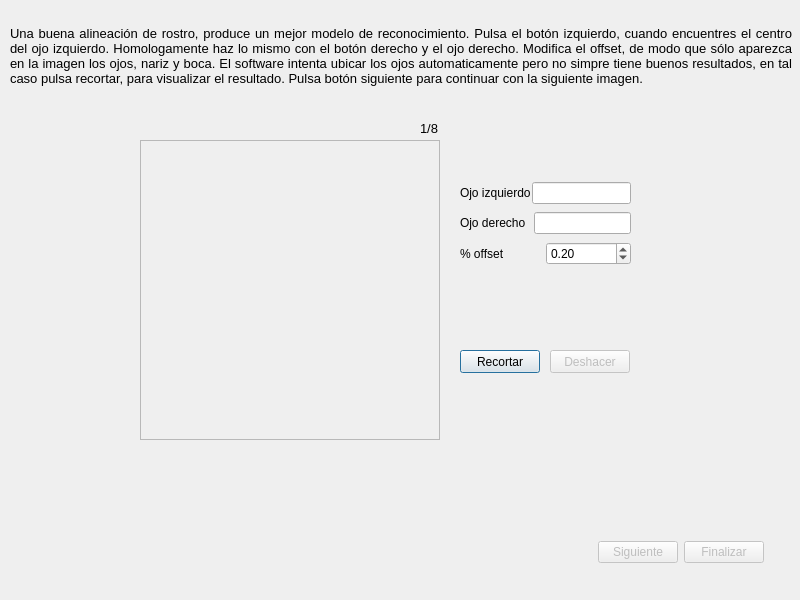
<?xml version="1.0" encoding="UTF-8"?>
<ui version="4.0">
 <class>agregar_usur_finalizar</class>
 <widget class="QDialog" name="agregar_usur_finalizar">
  <property name="geometry">
   <rect>
    <x>0</x>
    <y>0</y>
    <width>800</width>
    <height>600</height>
   </rect>
  </property>
  <property name="windowTitle">
   <string>Asistente para agregar nuevo usuario</string>
  </property>
  <property name="toolTip">
   <string/>
  </property>
  <property name="whatsThis">
   <string/>
  </property>
  <widget class="QLabel" name="Lbl_imagenDisplay">
   <property name="geometry">
    <rect>
     <x>140</x>
     <y>140</y>
     <width>300</width>
     <height>300</height>
    </rect>
   </property>
   <property name="sizePolicy">
    <sizepolicy hsizetype="Preferred" vsizetype="Preferred">
     <horstretch>1</horstretch>
     <verstretch>1</verstretch>
    </sizepolicy>
   </property>
   <property name="mouseTracking">
    <bool>true</bool>
   </property>
   <property name="toolTip">
    <string>&lt;html&gt;&lt;head/&gt;&lt;body&gt;&lt;p&gt;&lt;span style=&quot; color:#000000;&quot;&gt;Una buena alineación de rostro, produce un mejor modelo de reconocimiento, para llevar dicha tarea es necesario ubicar los ojos. Utilizando el &lt;/span&gt;&lt;span style=&quot; font-weight:600; color:#000000;&quot;&gt;ratón&lt;/span&gt;&lt;span style=&quot; color:#000000;&quot;&gt; puedes modificar los campos de coordenadas de la derecha. Pulsa el &lt;/span&gt;&lt;span style=&quot; font-weight:600; color:#000000;&quot;&gt;botón izquierdo&lt;/span&gt;&lt;span style=&quot; color:#000000;&quot;&gt;, cuando encuentres el centro del ojo izquierdo. Homologamente haz lo mismo con el &lt;/span&gt;&lt;span style=&quot; font-weight:600; color:#000000;&quot;&gt;botón derecho&lt;/span&gt;&lt;span style=&quot; color:#000000;&quot;&gt; y el ojo derecho. El programa intenta ubicar las coordenadas automaticamente y son señalado mediante el centro de dos rectangulos.&lt;/span&gt;&lt;/p&gt;&lt;/body&gt;&lt;/html&gt;</string>
   </property>
   <property name="whatsThis">
    <string/>
   </property>
   <property name="frameShape">
    <enum>QFrame::StyledPanel</enum>
   </property>
   <property name="text">
    <string/>
   </property>
  </widget>
  <widget class="QLabel" name="label_3">
   <property name="geometry">
    <rect>
     <x>10</x>
     <y>20</y>
     <width>782</width>
     <height>71</height>
    </rect>
   </property>
   <property name="font">
    <font>
     <pointsize>10</pointsize>
    </font>
   </property>
   <property name="text">
    <string>Una buena alineación de rostro, produce un mejor modelo de reconocimiento. Pulsa el botón izquierdo, cuando encuentres el centro del ojo izquierdo. Homologamente haz lo mismo con el botón derecho y el ojo derecho. Modifica el offset, de modo que sólo aparezca en la imagen los ojos, nariz y boca. El software intenta ubicar los ojos automaticamente pero no simpre tiene buenos resultados, en tal caso pulsa recortar, para visualizar el resultado. Pulsa botón siguiente para continuar con la siguiente imagen.</string>
   </property>
   <property name="textFormat">
    <enum>Qt::PlainText</enum>
   </property>
   <property name="scaledContents">
    <bool>false</bool>
   </property>
   <property name="alignment">
    <set>Qt::AlignJustify|Qt::AlignVCenter</set>
   </property>
   <property name="wordWrap">
    <bool>true</bool>
   </property>
  </widget>
  <widget class="QWidget" name="layoutWidget">
   <property name="geometry">
    <rect>
     <x>460</x>
     <y>180</y>
     <width>171</width>
     <height>90</height>
    </rect>
   </property>
   <layout class="QVBoxLayout" name="verticalLayout">
    <item>
     <layout class="QHBoxLayout" name="horizontalLayout">
      <property name="spacing">
       <number>1</number>
      </property>
      <item>
       <widget class="QLabel" name="lb_ojoIzq">
        <property name="text">
         <string>Ojo izquierdo</string>
        </property>
       </widget>
      </item>
      <item>
       <widget class="QLineEdit" name="LEdit_ojoIzq">
        <property name="acceptDrops">
         <bool>false</bool>
        </property>
        <property name="whatsThis">
         <string>&lt;html&gt;&lt;head/&gt;&lt;body&gt;&lt;p&gt;Coordenadas de ubicación de el ojo derecho.&lt;/p&gt;&lt;/body&gt;&lt;/html&gt;</string>
        </property>
        <property name="readOnly">
         <bool>true</bool>
        </property>
       </widget>
      </item>
     </layout>
    </item>
    <item>
     <layout class="QHBoxLayout" name="horizontalLayout_2">
      <property name="spacing">
       <number>8</number>
      </property>
      <item>
       <widget class="QLabel" name="lb_ojoDer">
        <property name="text">
         <string>Ojo derecho</string>
        </property>
       </widget>
      </item>
      <item>
       <widget class="QLineEdit" name="LEdit_ojoDer">
        <property name="whatsThis">
         <string>&lt;html&gt;&lt;head/&gt;&lt;body&gt;&lt;p&gt;Coordenadas de ubicación de el ojo izquierdo.&lt;/p&gt;&lt;/body&gt;&lt;/html&gt;</string>
        </property>
        <property name="readOnly">
         <bool>true</bool>
        </property>
       </widget>
      </item>
     </layout>
    </item>
    <item>
     <layout class="QHBoxLayout" name="horizontalLayout_3">
      <property name="spacing">
       <number>0</number>
      </property>
      <item>
       <widget class="QLabel" name="label_2">
        <property name="text">
         <string>% offset</string>
        </property>
       </widget>
      </item>
      <item>
       <widget class="QDoubleSpinBox" name="douSB_offset">
        <property name="whatsThis">
         <string>&lt;html&gt;&lt;head/&gt;&lt;body&gt;&lt;p&gt;Porcentaje de recorte, modificalo para  eliminar el fondo y que quede en lo posible, centrado el rostro.&lt;/p&gt;&lt;/body&gt;&lt;/html&gt;</string>
        </property>
        <property name="maximum">
         <double>0.400000000000000</double>
        </property>
        <property name="singleStep">
         <double>0.010000000000000</double>
        </property>
        <property name="value">
         <double>0.200000000000000</double>
        </property>
       </widget>
      </item>
     </layout>
    </item>
   </layout>
  </widget>
  <widget class="QPushButton" name="Btn_Recortar">
   <property name="enabled">
    <bool>true</bool>
   </property>
   <property name="geometry">
    <rect>
     <x>460</x>
     <y>350</y>
     <width>80</width>
     <height>23</height>
    </rect>
   </property>
   <property name="whatsThis">
    <string>&lt;html&gt;&lt;head/&gt;&lt;body&gt;&lt;p&gt;pre-visualiza el resultado, segun los volores proporcionados en los campos de arriba. Si el resultado es satisfactorio de click en el botón siguiente para continuar con la siguiente imagen.&lt;/p&gt;&lt;/body&gt;&lt;/html&gt;</string>
   </property>
   <property name="text">
    <string>Recortar</string>
   </property>
  </widget>
  <widget class="QPushButton" name="Btn_Deshacer">
   <property name="enabled">
    <bool>false</bool>
   </property>
   <property name="geometry">
    <rect>
     <x>550</x>
     <y>350</y>
     <width>80</width>
     <height>23</height>
    </rect>
   </property>
   <property name="whatsThis">
    <string>&lt;html&gt;&lt;head/&gt;&lt;body&gt;&lt;p&gt;Restaura a la imagen anterior, para volver a modificar las coordenadas.&lt;/p&gt;&lt;/body&gt;&lt;/html&gt;</string>
   </property>
   <property name="text">
    <string>Deshacer</string>
   </property>
  </widget>
  <widget class="QWidget" name="layoutWidget">
   <property name="geometry">
    <rect>
     <x>590</x>
     <y>540</y>
     <width>174</width>
     <height>25</height>
    </rect>
   </property>
   <layout class="QHBoxLayout" name="horizontalLayout_4">
    <item>
     <spacer name="horizontalSpacer">
      <property name="orientation">
       <enum>Qt::Horizontal</enum>
      </property>
      <property name="sizeHint" stdset="0">
       <size>
        <width>40</width>
        <height>20</height>
       </size>
      </property>
     </spacer>
    </item>
    <item>
     <widget class="QPushButton" name="Btn_Siguiente">
      <property name="enabled">
       <bool>false</bool>
      </property>
      <property name="text">
       <string>Siguiente</string>
      </property>
     </widget>
    </item>
    <item>
     <widget class="QPushButton" name="Btn_Finalizar">
      <property name="enabled">
       <bool>false</bool>
      </property>
      <property name="text">
       <string>Finalizar</string>
      </property>
     </widget>
    </item>
   </layout>
  </widget>
  <widget class="QWidget" name="verticalLayoutWidget">
   <property name="geometry">
    <rect>
     <x>0</x>
     <y>570</y>
     <width>801</width>
     <height>31</height>
    </rect>
   </property>
   <layout class="QVBoxLayout" name="vl_StatusBar"/>
  </widget>
  <widget class="QLabel" name="Lbl_numImagen">
   <property name="geometry">
    <rect>
     <x>420</x>
     <y>120</y>
     <width>21</width>
     <height>16</height>
    </rect>
   </property>
   <property name="font">
    <font>
     <pointsize>10</pointsize>
    </font>
   </property>
   <property name="text">
    <string>1/8</string>
   </property>
  </widget>
 </widget>
 <resources/>
 <connections/>
</ui>
